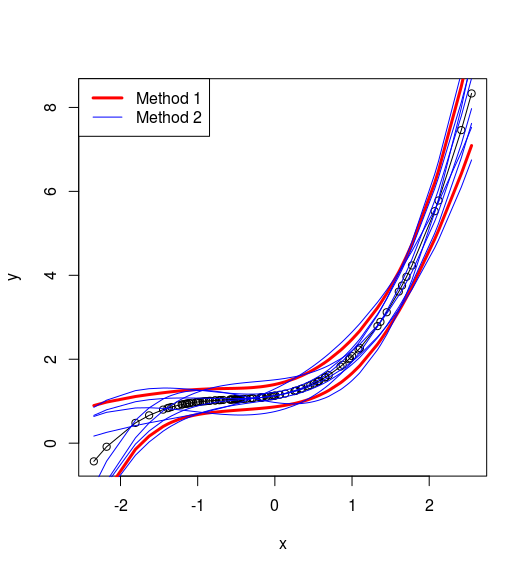

Write R code to recreate this figure.
set.seed(1234)
N = 100
p = 3
X = rnorm(N)
beta = c(1, 0.4, 0.5, 0.2)
Y = beta[4] * X^3 + beta[3] * X^2 + beta[2] * X + beta[1] + rnorm(N)
model = lm(Y ~ X + I(X^2) + I(X^3))
sigma2 = sum(model$residuals^2) / (N - p - 1)

Xfull = cbind(1, X, X^2, X^3)
# method 1
XX = t(Xfull) %*% Xfull
invXX = solve(XX)
s2 = apply(Xfull, 1, function(x) t(x) %*% invXX %*% x) * sigma2
yhat = model$fitted.values
idx = order(X)
plot(X[idx], yhat[idx], type = "o", xlab = "x", ylab = "y")
lines(X[idx], yhat[idx] + qnorm(.975) * sqrt(s2[idx]), col = "red", lwd = 3)
lines(X[idx], yhat[idx] - qnorm(.975) * sqrt(s2[idx]), col = "red", lwd = 3)

# method 2
# svd decomposition
s = svd(Xfull)
delta = solve(t(s$v), diag(sqrt(sigma2 * qchisq(.95, p+1))/s$d))

lines(X[idx], Xfull[idx,] %*% (model$coefficients + delta[,1]), col = "blue")
lines(X[idx], Xfull[idx,] %*% (model$coefficients + delta[,2]), col = "blue")
lines(X[idx], Xfull[idx,] %*% (model$coefficients + delta[,3]), col = "blue")
lines(X[idx], Xfull[idx,] %*% (model$coefficients + delta[,4]), col = "blue")
lines(X[idx], Xfull[idx,] %*% (model$coefficients - delta[,1]), col = "blue")
lines(X[idx], Xfull[idx,] %*% (model$coefficients - delta[,2]), col = "blue")
lines(X[idx], Xfull[idx,] %*% (model$coefficients - delta[,3]), col = "blue")
lines(X[idx], Xfull[idx,] %*% (model$coefficients - delta[,4]), col = "blue")

legend("topleft", c("Method 1", "Method 2"), col= c("red", "blue"), lwd = c(3, 1))
